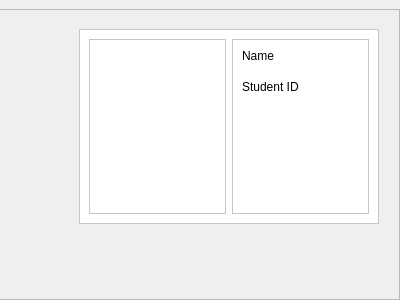
<?xml version="1.0" encoding="UTF-8"?>
<ui version="4.0">
 <class>Dialog</class>
 <widget class="QDialog" name="Dialog">
  <property name="geometry">
   <rect>
    <x>0</x>
    <y>0</y>
    <width>400</width>
    <height>300</height>
   </rect>
  </property>
  <property name="windowTitle">
   <string>Dialog</string>
  </property>
  <widget class="QFrame" name="frame">
   <property name="geometry">
    <rect>
     <x>-1</x>
     <y>9</y>
     <width>401</width>
     <height>291</height>
    </rect>
   </property>
   <property name="frameShape">
    <enum>QFrame::StyledPanel</enum>
   </property>
   <property name="frameShadow">
    <enum>QFrame::Raised</enum>
   </property>
   <widget class="QFrame" name="student1">
    <property name="geometry">
     <rect>
      <x>80</x>
      <y>20</y>
      <width>300</width>
      <height>195</height>
     </rect>
    </property>
    <property name="minimumSize">
     <size>
      <width>150</width>
      <height>100</height>
     </size>
    </property>
    <property name="maximumSize">
     <size>
      <width>300</width>
      <height>200</height>
     </size>
    </property>
    <property name="styleSheet">
     <string notr="true">background-color: rgb(255, 255, 255);
border-color: rgb(68, 8, 98);</string>
    </property>
    <property name="frameShape">
     <enum>QFrame::StyledPanel</enum>
    </property>
    <property name="frameShadow">
     <enum>QFrame::Raised</enum>
    </property>
    <layout class="QHBoxLayout" name="horizontalLayout_2">
     <item>
      <widget class="QFrame" name="frame_3">
       <property name="frameShape">
        <enum>QFrame::StyledPanel</enum>
       </property>
       <property name="frameShadow">
        <enum>QFrame::Raised</enum>
       </property>
      </widget>
     </item>
     <item>
      <widget class="QFrame" name="frame_4">
       <property name="frameShape">
        <enum>QFrame::StyledPanel</enum>
       </property>
       <property name="frameShadow">
        <enum>QFrame::Raised</enum>
       </property>
       <widget class="QLabel" name="label">
        <property name="geometry">
         <rect>
          <x>10</x>
          <y>10</y>
          <width>47</width>
          <height>13</height>
         </rect>
        </property>
        <property name="text">
         <string>Name</string>
        </property>
       </widget>
       <widget class="QLabel" name="label_2">
        <property name="geometry">
         <rect>
          <x>10</x>
          <y>40</y>
          <width>61</width>
          <height>16</height>
         </rect>
        </property>
        <property name="text">
         <string>Student ID</string>
        </property>
       </widget>
      </widget>
     </item>
    </layout>
   </widget>
  </widget>
 </widget>
 <resources/>
 <connections/>
</ui>
